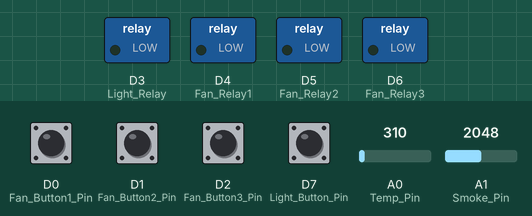
Recording of a sketch running on a simulated Particle Photon. Parts: switched loads named in the sketch (green lamp = pin HIGH). Inputs (shaded band) come from the test bench; at power-on: D0 (Fan_Button1_Pin), D1 (Fan_Button2_Pin), D2 (Fan_Button3_Pin), D7 (Light_Button_Pin) HIGH, A1 (Smoke_Pin) = 2048, A0 (Temp_Pin) = 310.

Above: at 1.2 s.
1.3 s: D0 (Fan_Button1_Pin) pulled LOW for 0.15 s
At 1.37 s:
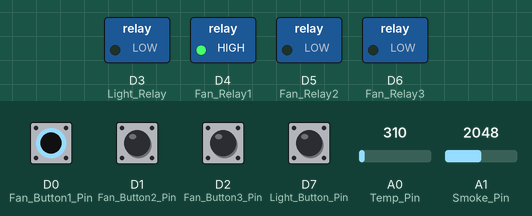
2.9 s: D1 (Fan_Button2_Pin) pulled LOW for 0.15 s
At 2.97 s:
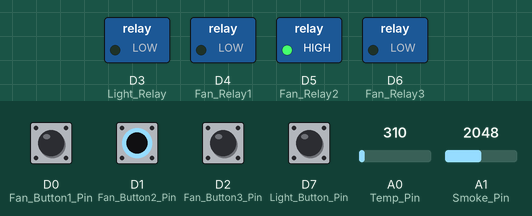
4.5 s: D2 (Fan_Button3_Pin) pulled LOW for 0.15 s
At 4.57 s:
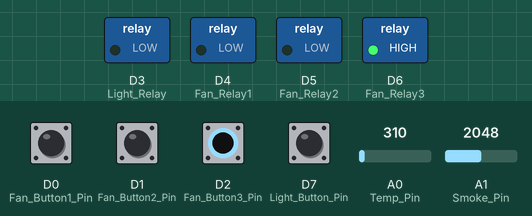
6.1 s: D7 (Light_Button_Pin) pulled LOW for 0.15 s
At 6.17 s:
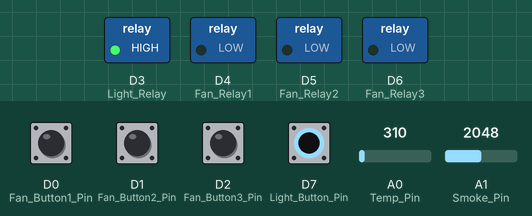
7.7 s: A1 (Smoke_Pin) set to 2163
10.7 s: A1 (Smoke_Pin) set to 2257
Timing chart, 0 to 13.2 s (numbered marks = the images above; inputs shaded):
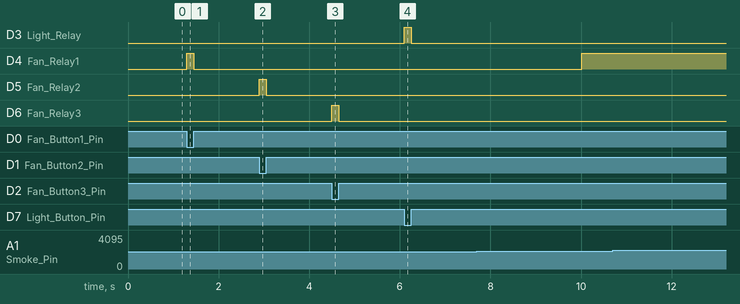

The sketch:

exhaust-fan-controller.ino
```cpp
//Temp values to trigger fan speed changes (speed 0 to speed 1, 1 to 0, 1 to 2, etc.)
int Temp01 = 95;
int Temp10 = 85;
int Temp12 = 110;
int Temp21 = 100;
int Temp23 = 125;
int Temp32 = 115;

//Smoke reading values to trigger fan speed changes (speed 0 to speed 1, 1 to 0, 1 to 2, etc.)
int Smoke01 = 2200;
int Smoke10 = 2400;
int Smoke12 = 2000;
int Smoke21 = 2200;
int Smoke23 = 1500;
int Smoke32 = 1800;

//Delcare all the variables/flags
bool Publish_Values_Flag = false;
bool Button_Mode = false;
bool Speed_Check = false;
int Fan_Speed = 0;
bool Light_Button = false;
bool Fan_Button1 = false;
bool Fan_Button2 = false;
bool Fan_Button3 = false;
String Status = "Fan Off";
float TempC; //Sensor is calibrated for Celsius
float TempF;
int Temp;
int Temp_Current_Reading;
int Smoke_Current_Reading;

//Found the analog temp sensor to give me errant readings fairly frequently. Averaging weeded these out.
const int TempnumReadings = 60;     //The number of Temp readings that will be averaged (used to reduce noise)
int Tempreadings[TempnumReadings];  //The array of readings from the analog Temp input
int TempreadIndex = 0;              //The index of the current Temp reading
int Temptotal = 0;                  //The running total of Temp readings
int Tempaverage = 0;                //The average of the Temp readings
int Tempcounter = 0;                //Counter to average readings before full sample

//Timer to only average the temp values every second (in milliseconds)
Timer timer1(1000, Temp_Average);

//Timer to only change the fan speed every 10 seconds (in milliseconds)
//Added this to allow the system to stabilize and keep the fan from ramping up or down too quickly.
Timer timer2(10000, Fan_Check);

//Timer to publish the smoke values every 10 seconds (in milliseconds)
//Use this primarily for calibration purposes. Will probably comment out at some point.
Timer timer3(10000, Smoke_Check);

//Define all the pins
#define Temp_Pin A0
#define Smoke_Pin A1
#define Light_Button_Pin D7
#define Fan_Button1_Pin D0
#define Fan_Button2_Pin D1
#define Fan_Button3_Pin D2
#define Light_Relay D3
#define Fan_Relay1 D4
#define Fan_Relay2 D5
#define Fan_Relay3 D6


void setup() {
//Start all the timers
timer1.start();
timer2.start();
timer3.start();

//Set all the pin modes
pinMode(Light_Relay, OUTPUT);
pinMode(Fan_Relay1, OUTPUT);
pinMode(Fan_Relay2, OUTPUT);
pinMode(Fan_Relay3, OUTPUT);
pinMode(Light_Button_Pin, INPUT_PULLUP);
pinMode(Fan_Button1_Pin, INPUT_PULLUP);
pinMode(Fan_Button2_Pin, INPUT_PULLUP);
pinMode(Fan_Button3_Pin, INPUT_PULLUP);

//Initialize all the relays to off/open
digitalWrite(Light_Relay,LOW);
digitalWrite(Fan_Relay1,LOW);
digitalWrite(Fan_Relay2,LOW);
digitalWrite(Fan_Relay3,LOW);

//Initialize all the Particle variables so I can see the real-time status of everything.
Particle.variable("Status", Status);
Particle.variable("Temp", Temp);
Particle.variable("Smoke", Smoke_Current_Reading);
Particle.variable("Light_Button", Light_Button);
Particle.variable("Fan_Button1", Fan_Button1);
Particle.variable("Fan_Button2", Fan_Button2);
Particle.variable("Fan_Button3", Fan_Button3);
}

void loop() {
//Get the current temp and smoke readings
Temp_Current_Reading = analogRead(Temp_Pin);
Smoke_Current_Reading = analogRead(Smoke_Pin);

//Read the current fan/light button settings
Light_Button = (digitalRead(Light_Button_Pin)==LOW);
Fan_Button1 = (digitalRead(Fan_Button1_Pin)==LOW);
Fan_Button2 = (digitalRead(Fan_Button2_Pin)==LOW);
Fan_Button3 = (digitalRead(Fan_Button3_Pin)==LOW);

//Smoke readings periodic publish loop
if (Publish_Values_Flag==true) {
String Smoke_Publish = String(Smoke_Current_Reading);
Particle.publish("Smoke", Smoke_Publish, PRIVATE);
Publish_Values_Flag=false;
}

//Serries of if-statements to turn the light on or off based on the button
if (Light_Button == true){
    digitalWrite(Light_Relay, HIGH);
}
else if (Light_Button == false){
    digitalWrite(Light_Relay, LOW);
}

// Series of if tests to override auto mode and set fan speed based on manual button settings
if (Fan_Button1 == true or Fan_Button2 == true or Fan_Button3 == true){
    Button_Mode = true;
    Status = "Button_Mode";
}
if (Button_Mode == true){
    if (Fan_Button1 == true){
        digitalWrite(Fan_Relay1, HIGH);
    }
    else if (Fan_Button1 == false){
        digitalWrite(Fan_Relay1, LOW);
    }
    if (Fan_Button2 == true){
        digitalWrite(Fan_Relay2, HIGH);
    }
    else if (Fan_Button2 == false){
        digitalWrite(Fan_Relay2, LOW);
    }
    if (Fan_Button3 == true){
        digitalWrite(Fan_Relay3, HIGH);
    }
    else if (Fan_Button3 == false){
        digitalWrite(Fan_Relay3, LOW);
    }
    if (Fan_Button1 == false and Fan_Button2 == false and Fan_Button3 == false){
        digitalWrite(Fan_Relay1, LOW);
        digitalWrite(Fan_Relay2, LOW);
        digitalWrite(Fan_Relay3, LOW);
        Button_Mode = false;
        Status = "Fan Off";
        Fan_Speed = 0;
    }
}

//Series of if-statements/tests to adjust the fan speed based on current temp and smoke readings
if (Speed_Check == true and Button_Mode == false){
    if (Fan_Speed == 0){
        if (Smoke_Current_Reading < Smoke01 or Temp > Temp01 ){
            digitalWrite(Fan_Relay1,HIGH);
            digitalWrite(Fan_Relay2,LOW);
            digitalWrite(Fan_Relay3,LOW);
            Fan_Speed = 1;
            Status = "Fan Low";
        }
    }
    else if (Fan_Speed == 1){
            if (Smoke_Current_Reading < Smoke12 or Temp > Temp12 ){
            digitalWrite(Fan_Relay1,LOW);
            digitalWrite(Fan_Relay2,HIGH);
            digitalWrite(Fan_Relay3,LOW);
            Fan_Speed = 2;
            Status = "Fan Med";
            }
            else if (Smoke_Current_Reading > Smoke10 and Temp <Temp10 ){
            digitalWrite(Fan_Relay1,LOW);
            digitalWrite(Fan_Relay2,LOW);
            digitalWrite(Fan_Relay3,LOW);
            Fan_Speed = 0;
            Status = "Fan Off";
        }
    }
    else if (Fan_Speed == 2){
        if (Smoke_Current_Reading < Smoke23 or Temp > Temp23 ){
            digitalWrite(Fan_Relay1,LOW);
            digitalWrite(Fan_Relay2,LOW);
            digitalWrite(Fan_Relay3,HIGH);
            Fan_Speed = 3;
            Status = "Fan High";
        }
        else if (Smoke_Current_Reading > Smoke21 and Temp <Temp21 ){
            digitalWrite(Fan_Relay1,HIGH);
            digitalWrite(Fan_Relay2,LOW);
            digitalWrite(Fan_Relay3,LOW);
            Fan_Speed = 1;
            Status = "Fan Low";
        }
    }
    else if (Fan_Speed == 3){
        if (Smoke_Current_Reading > Smoke32 and Temp < Temp32 ){
            digitalWrite(Fan_Relay1,LOW);
            digitalWrite(Fan_Relay2,HIGH);
            digitalWrite(Fan_Relay3,LOW);
            Fan_Speed = 2;
            Status = "Fan Med";
        }
    }
    Speed_Check = false;
}
}

//Script to average the temp readings.
void Temp_Average()
{
//Average the Temp readings to help reduce noise
//Subtract the last Temp reading:
Temptotal = Temptotal - Tempreadings[TempreadIndex];
//Read from the Temp sensor:
Tempreadings[TempreadIndex] = Temp_Current_Reading;
//Add the Temp reading to the total:
Temptotal = Temptotal + Tempreadings[TempreadIndex];
//Advance to the next position in the array:
TempreadIndex = TempreadIndex + 1;
//If we're at the end of the array...
if (TempreadIndex >= TempnumReadings) {
//...wrap around to the beginning:
TempreadIndex = 0;
}
if (Tempcounter < TempnumReadings) {
    Tempcounter = Tempcounter + 1;
    Tempaverage = Temptotal / Tempcounter;
}
    else {
    //Calculate the average Temp reading:
    Tempaverage = Temptotal / TempnumReadings;
}

//Calculate temperature using the average read value
TempC=((100*((float)Tempaverage/4095)*3.3)-50); //Pin1=Power, Pin2=Vout, Pin3=Ground
TempF=((TempC*9/5)+32);
Temp=TempF; //Select TempF or TempC
}

void Fan_Check()
{
Speed_Check = true;
}

void Smoke_Check()
{
Publish_Values_Flag=true;
}
```

Measured:
- after the input at 1.3 s, D4 (Fan_Relay1): LOW → HIGH at once, → LOW 0.15 s later
- after the input at 2.9 s, D5 (Fan_Relay2): LOW → HIGH at once, → LOW 0.15 s later
- after the input at 4.5 s, D6 (Fan_Relay3): LOW → HIGH at once, → LOW 0.15 s later
- after the input at 6.1 s, D3 (Light_Relay): LOW → HIGH at once, → LOW 0.15 s later
- after the input at 10.7 s, every drawn part: stays the same
